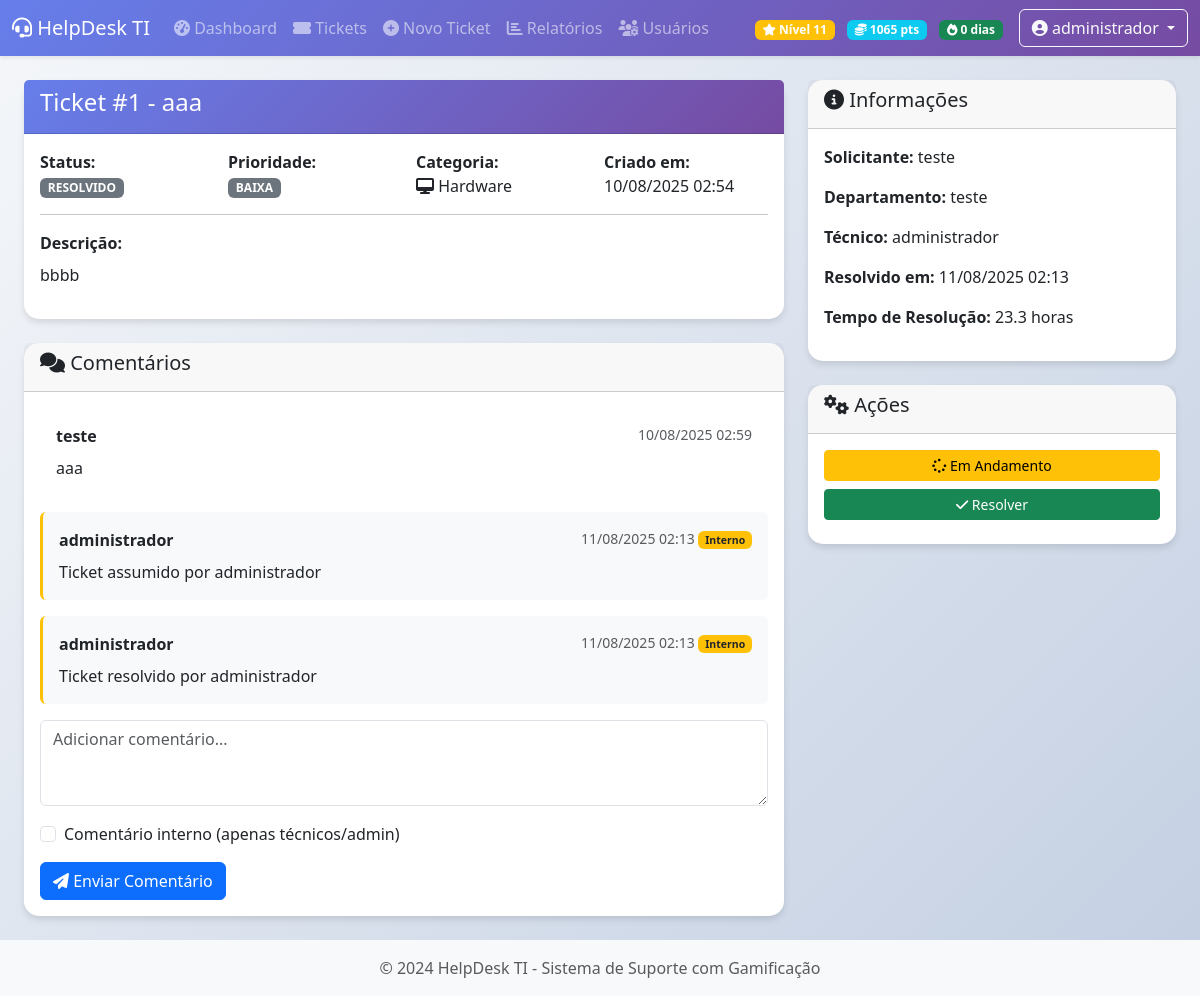
Before: /tickets/1 (signed in) with the older database file.
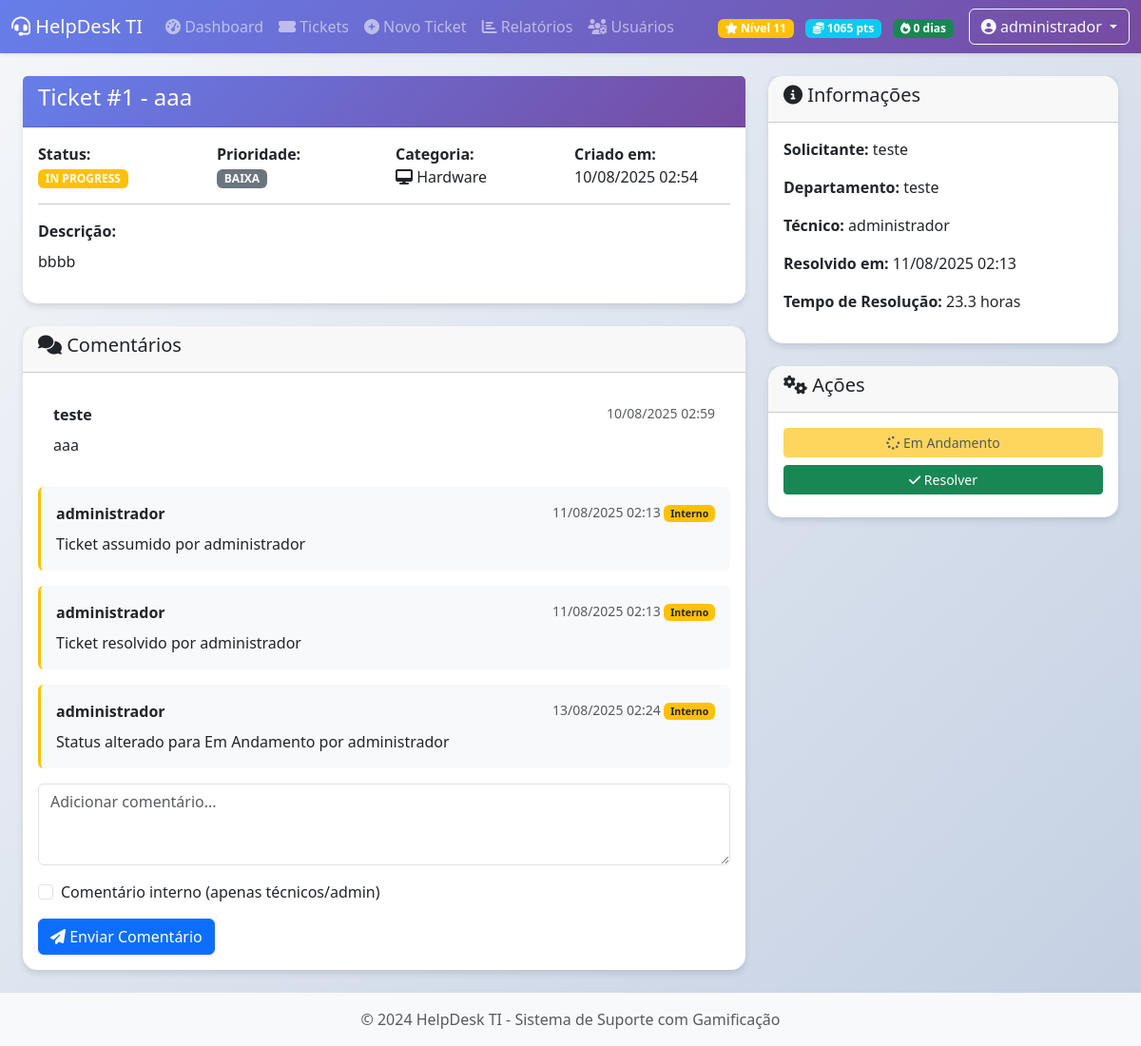
After: the same page with the newer database file.
### app.py (models this page shows, shortened)
class Ticket(db.Model):
    id = db.Column(db.Integer, primary_key=True)
    title = db.Column(db.String(200), nullable=False)
    description = db.Column(db.Text, nullable=False)
    category = db.Column(db.String(50), nullable=False)
    priority = db.Column(db.String(20), nullable=False)
    status = db.Column(db.String(20), default='open')
    user_id = db.Column(db.Integer, db.ForeignKey('user.id'), nullable=False)
    assigned_to = db.Column(db.Integer, db.ForeignKey('user.id'))
    created_at = db.Column(db.DateTime, default=datetime.utcnow)
    updated_at = db.Column(db.DateTime, default=datetime.utcnow, onupdate=datetime.utcnow)
    resolved_at = db.Column(db.DateTime)
    resolution_time = db.Column(db.Integer)  # em minutos
    creator = db.relationship('User', foreign_keys=[user_id], backref='tickets_created')
    technician = db.relationship('User', foreign_keys=[assigned_to], backref='tickets_assigned')

class Comment(db.Model):
    id = db.Column(db.Integer, primary_key=True)
    content = db.Column(db.Text, nullable=False)
    ticket_id = db.Column(db.Integer, db.ForeignKey('ticket.id'), nullable=False)
    user_id = db.Column(db.Integer, db.ForeignKey('user.id'), nullable=False)
    created_at = db.Column(db.DateTime, default=datetime.utcnow)
    is_internal = db.Column(db.Boolean, default=False)  # Comentários internos só para técnicos/admin
    ticket = db.relationship('Ticket', backref='comments')
    author = db.relationship('User', backref='comments')

class User(UserMixin, db.Model):
    id = db.Column(db.Integer, primary_key=True)
    username = db.Column(db.String(80), unique=True, nullable=False)
    email = db.Column(db.String(120), unique=True, nullable=False)
    password_hash = db.Column(db.String(200), nullable=False)
    full_name = db.Column(db.String(200), nullable=False)
    role = db.Column(db.String(50), default='user')  # admin, technician, user
    department = db.Column(db.String(100))
    is_active = db.Column(db.Boolean, default=True)
    created_at = db.Column(db.DateTime, default=datetime.utcnow)
    created_by = db.Column(db.Integer, db.ForeignKey('user.id'))
    last_login = db.Column(db.DateTime)
    points = db.Column(db.Integer, default=0)
    level = db.Column(db.Integer, default=1)
    badges = db.Column(db.Text, default='[]')
    streak_days = db.Column(db.Integer, default=0)
    creator = db.relationship('User', remote_side=[id], backref='created_users')
    def can_view_ticket(self, ticket):
        if self.role in ['admin', 'technician']:
            return True
        return ticket.user_id == self.id

### app.py (the view)
@app.route('/tickets/<int:ticket_id>')
@login_required
@active_required
def view_ticket(ticket_id):
    ticket = Ticket.query.get_or_404(ticket_id)
    if not current_user.can_view_ticket(ticket):
        flash('Você não tem permissão para ver este ticket.', 'danger')
        return redirect(url_for('tickets_list'))
    if current_user.role in ['admin', 'technician']:
        comments = ticket.comments
    else:
        comments = [c for c in ticket.comments if not c.is_internal]
    comment_form = CommentForm()
    return render_template('tickets/view.html',
                         ticket=ticket,
                         comments=comments,
                         comment_form=comment_form)

### app.py
class CommentForm(FlaskForm):
    content = TextAreaField('Comentário', validators=[DataRequired()])
    is_internal = BooleanField('Comentário interno (apenas técnicos/admin)')

### app.py (called while the page is built)
def active_required(f):
    @wraps(f)
    def decorated_function(*args, **kwargs):
        if current_user.is_authenticated and not current_user.is_active:
            flash('Sua conta foi desativada. Entre em contato com o administrador.', 'warning')
            logout_user()
            return redirect(url_for('login'))
        return f(*args, **kwargs)
    return decorated_function

@login_manager.user_loader
def load_user(user_id):
    return User.query.get(int(user_id))

@app.template_filter('priority_color')
def priority_color(priority):
    colors = {
        'low': 'success',
        'medium': 'warning',
        'high': 'danger',
        'critical': 'dark'
    }
    return colors.get(priority, 'secondary')

@app.template_filter('status_color')
def status_color(status):
    colors = {
        'open': 'info',
        'in_progress': 'warning',
        'resolved': 'success',
        'closed': 'secondary'
    }
    return colors.get(status, 'secondary')

### templates/tickets/view.html (shortened to what the changed rows need)
{% extends "base.html" %}
{% block content %}
<div class="container-fluid">
    <div class="row">
        <div class="col-md-8">
            <div class="card mb-4">
                <div class="card-header bg-gradient-primary text-white">
                    <h4>Ticket #{{ ticket.id }} - {{ ticket.title }}</h4>
                </div>
                <div class="card-body">
                    <div class="row mb-3">
                        <div class="col-md-3">
                            <strong>Status:</strong><br>
                            <span class="badge bg-{{ ticket.status|status_color }}">
                                {{ ticket.status|replace('_', ' ')|upper }}
                            </span>
                        </div>
                        <div class="col-md-3">
                            <strong>Prioridade:</strong><br>
                            <span class="badge bg-{{ ticket.priority|priority_color }}">
                                {{ ticket.priority|upper }}
                            </span>
                        </div>
                        <div class="col-md-3">
                            <strong>Categoria:</strong><br>
                            <i class="fas {{ category_icons[ticket.category] }}"></i>
                            {{ ticket.category|title }}
                        </div>
                        <div class="col-md-3">
                            <strong>Criado em:</strong><br>
                            {{ ticket.created_at.strftime('%d/%m/%Y %H:%M') }}
                        </div>
                    </div>
                    <div class="mb-3">
                        <strong>Descrição:</strong>
                        <p class="mt-2">{{ ticket.description }}</p>
                    </div>
                </div>
            </div>
            <div class="card">
                <div class="card-body">
                    {% for comment in comments %}
                    <div class="mb-3 p-3 {% if comment.is_internal %}bg-light border-start border-warning border-3{% endif %} rounded">
                        <div class="d-flex justify-content-between">
                            <strong>{{ comment.author.full_name }}</strong>
                            <small class="text-muted">
                                {{ comment.created_at.strftime('%d/%m/%Y %H:%M') }}
                                {% if comment.is_internal %}
                                <span class="badge bg-warning text-dark">Interno</span>
                                {% endif %}
                            </small>
                        </div>
                        <p class="mt-2 mb-0">{{ comment.content }}</p>
                    </div>
                    {% endfor %}
                </div>
            </div>
        </div>
        <div class="col-md-4">
            <div class="card mb-4">
                <div class="card-body">
                    <p><strong>Solicitante:</strong> {{ ticket.creator.full_name }}</p>
                    <p><strong>Departamento:</strong> {{ ticket.creator.department }}</p>
                    {% if ticket.technician %}
                    <p><strong>Técnico:</strong> {{ ticket.technician.full_name }}</p>
                    {% endif %}
                    {% if ticket.resolved_at %}
                    <p><strong>Resolvido em:</strong> {{ ticket.resolved_at.strftime('%d/%m/%Y %H:%M') }}</p>
                    {% endif %}
                    {% if ticket.resolution_time %}
                    <p><strong>Tempo de Resolução:</strong>
                        {% if ticket.resolution_time < 60 %}
                            {{ ticket.resolution_time }} minutos
                        {% else %}
                            {{ (ticket.resolution_time / 60)|round(1) }} horas
                        {% endif %}
                    </p>
                    {% endif %}
                </div>
            </div>
        </div>
    </div>
</div>
{% endblock %}

Changed rows visible on the page:
changed Ticket "aaa": status "RESOLVIDO" → "IN PROGRESS"
added Comment: author.full_name "administrador", created_at "13/08/2025 02:24", is_internal "Interno", content "Status alterado para Em Andamento por administrador"
